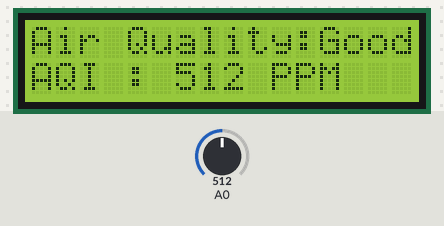
A sketch run on a simulated Arduino Uno, built with avr-gcc and run on an emulated ATmega328P. On the bench: 16×2 character LCD. Inputs (shaded band) come from the test bench; at power-on: A0 = 512. What the sketch prints to the serial monitor is not drawn.

Above: at 1.2 s.
1.3 s: A0 set to 417
At 3.3 s:
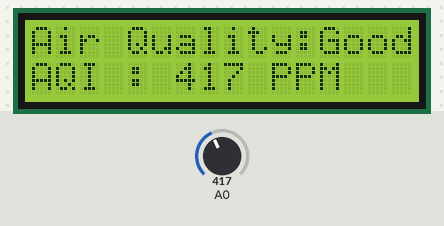
3.6 s: A0 set to 382
At 4.6 s:
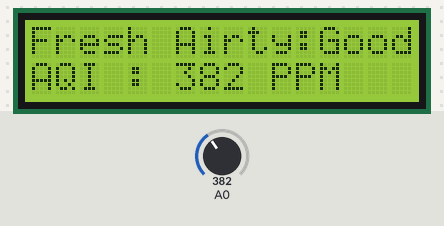
5.7 s: A0 set to 760
At 6.8 s:
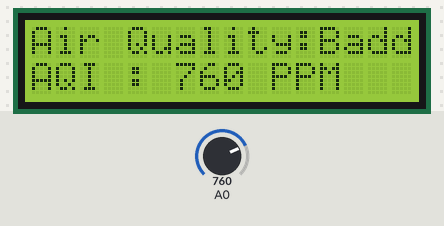
7.7 s: A0 set to 733
At 9.2 s:
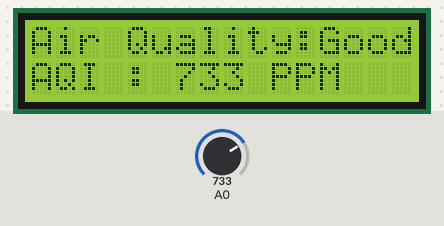
9.8 s: A0 set to 0
At 11.3 s:
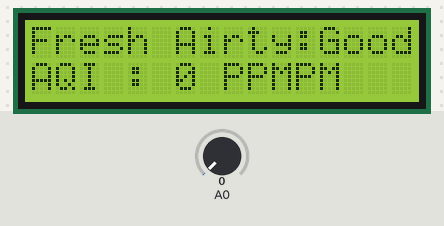
Timing chart, 0 to 12.8 s (numbered marks = the images above; inputs shaded):
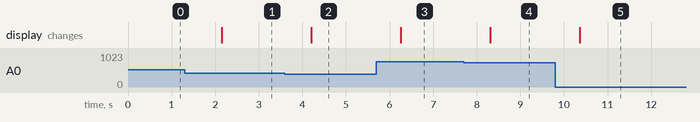

The sketch:

sketch_dec23c.ino
```cpp
#include <Wire.h>
#include <LiquidCrystal_I2C.h>
LiquidCrystal_I2C lcd(0x27,16,2);  // set the LCD address to 0x27 for a 16 chars and 2 line display
void setup()
{
 lcd.init();                      // initialize the lcd
 // Print a message to the LCD.
 lcd.backlight();

 Serial.begin(9600);

}
void loop()
{

  // Air Quality Measurement
int sv = analogRead(A0);
Serial.print("AQI: ");
Serial.print(sv , DEC);
Serial.println(" PPM");

if ( sv <= 400 )
{

lcd.setCursor(0,0) ;
lcd.print("Fresh Air");
lcd.setCursor(0,1) ;
lcd.print("AQI : ");
lcd.print(sv , DEC);
lcd.print(" PPM");
delay (1000) ;
}

else if ( sv > 400 && sv < 750 )
{

lcd.setCursor(0,0) ;
lcd.print("Air Quality:Good");

lcd.setCursor(0,1) ;
lcd.print("AQI : ");
lcd.print(sv , DEC);
lcd.print(" PPM");
delay (1000) ;

}
else if ( sv >= 750 && sv < 1200 )
{
lcd.setCursor(0,0) ;
lcd.print("Air Quality:Bad");
lcd.setCursor(0,1) ;
lcd.print("AQI : ");
lcd.print(sv , DEC);
lcd.print(" PPM");
delay (1000) ;
}
else if ( sv > 1200)
{
lcd.setCursor(0,0) ;
lcd.print("Air Quality:Harm");
lcd.setCursor(0,1) ;
lcd.print("AQI : ");
lcd.print(sv , DEC);
lcd.print(" PPM");
delay (1000) ;
}

}
```

Measured:
- the behaviour switches between 401 and 400 on A0 (found by bisection; images 1 and 2)
- the behaviour switches between 750 and 749 on A0 (found by bisection; images 3 and 4)
- after the input at 1.3 s, the display: changes after 0.85 s (image 1)
- after the input at 3.6 s, the display: changes after 0.60 s (image 2)
- after the input at 5.7 s, the display: changes after 0.55 s (image 3)
- after the input at 7.7 s, the display: changes after 0.61 s (image 4)
- after the input at 9.8 s, the display: changes after 0.56 s (image 5)
